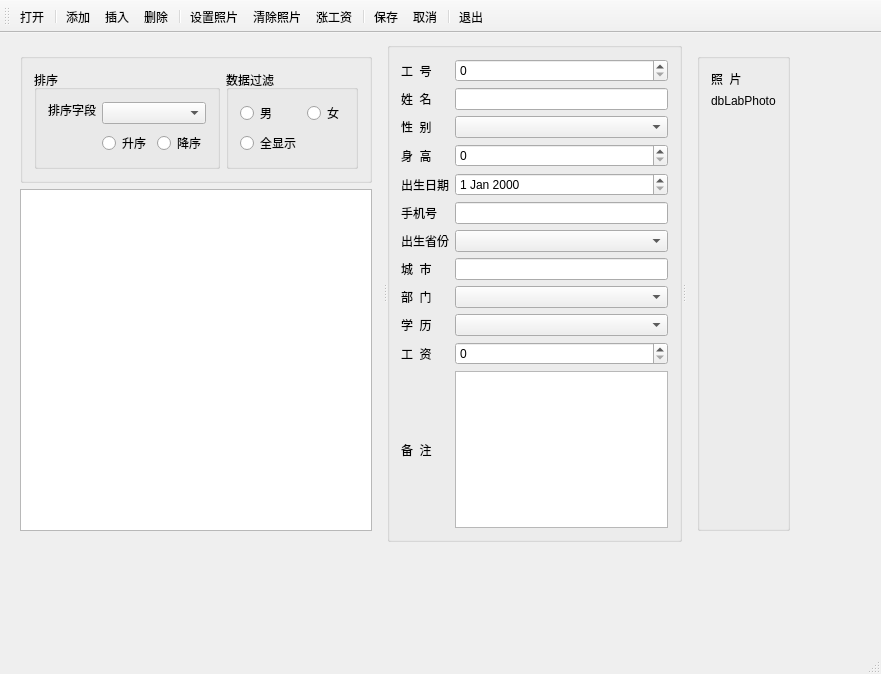
<?xml version="1.0" encoding="UTF-8"?>
<ui version="4.0">
 <class>MainWindow</class>
 <widget class="QMainWindow" name="MainWindow">
  <property name="geometry">
   <rect>
    <x>0</x>
    <y>0</y>
    <width>881</width>
    <height>674</height>
   </rect>
  </property>
  <property name="windowTitle">
   <string>MainWindow</string>
  </property>
  <widget class="QWidget" name="centralWidget">
   <widget class="QSplitter" name="splitter">
    <property name="geometry">
     <rect>
      <x>9</x>
      <y>9</y>
      <width>792</width>
      <height>500</height>
     </rect>
    </property>
    <property name="orientation">
     <enum>Qt::Horizontal</enum>
    </property>
    <widget class="QWidget" name="verticalLayoutWidget">
     <layout class="QVBoxLayout" name="verticalLayout">
      <item>
       <widget class="QGroupBox" name="groupBox">
        <property name="title">
         <string/>
        </property>
        <layout class="QHBoxLayout" name="horizontalLayout">
         <item>
          <widget class="QGroupBox" name="groupBoxSort">
           <property name="title">
            <string>排序</string>
           </property>
           <layout class="QGridLayout" name="gridLayout">
            <item row="0" column="0">
             <widget class="QLabel" name="label">
              <property name="text">
               <string>排序字段</string>
              </property>
             </widget>
            </item>
            <item row="0" column="1" rowspan="2" colspan="2">
             <widget class="QComboBox" name="comboFields"/>
            </item>
            <item row="1" column="0" rowspan="2">
             <spacer name="horizontalSpacer">
              <property name="orientation">
               <enum>Qt::Horizontal</enum>
              </property>
              <property name="sizeHint" stdset="0">
               <size>
                <width>45</width>
                <height>20</height>
               </size>
              </property>
             </spacer>
            </item>
            <item row="2" column="1">
             <widget class="QRadioButton" name="radioBtnAscend">
              <property name="text">
               <string>升序</string>
              </property>
             </widget>
            </item>
            <item row="2" column="2">
             <widget class="QRadioButton" name="radioBtnDescend">
              <property name="text">
               <string>降序</string>
              </property>
             </widget>
            </item>
           </layout>
          </widget>
         </item>
         <item>
          <widget class="QGroupBox" name="groupBoxFilter">
           <property name="title">
            <string>数据过滤</string>
           </property>
           <layout class="QFormLayout" name="formLayout">
            <item row="0" column="0">
             <widget class="QRadioButton" name="radioBtnMan">
              <property name="text">
               <string>男</string>
              </property>
             </widget>
            </item>
            <item row="0" column="1">
             <widget class="QRadioButton" name="radioBtnWoman">
              <property name="text">
               <string>女</string>
              </property>
             </widget>
            </item>
            <item row="1" column="0">
             <widget class="QRadioButton" name="radioBtnBoth">
              <property name="text">
               <string>全显示</string>
              </property>
             </widget>
            </item>
            <item row="1" column="1">
             <spacer name="horizontalSpacer_2">
              <property name="orientation">
               <enum>Qt::Horizontal</enum>
              </property>
              <property name="sizeHint" stdset="0">
               <size>
                <width>45</width>
                <height>20</height>
               </size>
              </property>
             </spacer>
            </item>
           </layout>
          </widget>
         </item>
        </layout>
       </widget>
      </item>
      <item>
       <widget class="QTableView" name="tableView"/>
      </item>
     </layout>
    </widget>
    <widget class="QGroupBox" name="groupBox_2">
     <property name="title">
      <string/>
     </property>
     <layout class="QHBoxLayout" name="horizontalLayout_2">
      <item>
       <layout class="QGridLayout" name="gridLayout_2">
        <item row="1" column="0">
         <widget class="QLabel" name="label_3">
          <property name="text">
           <string>姓  名</string>
          </property>
         </widget>
        </item>
        <item row="0" column="0">
         <widget class="QLabel" name="label_2">
          <property name="text">
           <string>工  号</string>
          </property>
         </widget>
        </item>
        <item row="7" column="0">
         <widget class="QLabel" name="label_9">
          <property name="text">
           <string>城  市</string>
          </property>
         </widget>
        </item>
        <item row="10" column="0">
         <widget class="QLabel" name="label_12">
          <property name="text">
           <string>工  资</string>
          </property>
         </widget>
        </item>
        <item row="4" column="0">
         <widget class="QLabel" name="label_6">
          <property name="text">
           <string>出生日期</string>
          </property>
         </widget>
        </item>
        <item row="8" column="0">
         <widget class="QLabel" name="label_10">
          <property name="text">
           <string>部  门</string>
          </property>
         </widget>
        </item>
        <item row="1" column="1">
         <widget class="QLineEdit" name="dbEditName"/>
        </item>
        <item row="2" column="0">
         <widget class="QLabel" name="label_4">
          <property name="text">
           <string>性  别</string>
          </property>
         </widget>
        </item>
        <item row="6" column="0">
         <widget class="QLabel" name="label_8">
          <property name="text">
           <string>出生省份</string>
          </property>
         </widget>
        </item>
        <item row="0" column="1">
         <widget class="QSpinBox" name="dbSpinEmpNo"/>
        </item>
        <item row="5" column="0">
         <widget class="QLabel" name="label_7">
          <property name="text">
           <string>手机号</string>
          </property>
         </widget>
        </item>
        <item row="3" column="0">
         <widget class="QLabel" name="label_5">
          <property name="text">
           <string>身  高</string>
          </property>
         </widget>
        </item>
        <item row="9" column="0">
         <widget class="QLabel" name="label_11">
          <property name="text">
           <string>学  历</string>
          </property>
         </widget>
        </item>
        <item row="11" column="0">
         <widget class="QLabel" name="label_13">
          <property name="text">
           <string>备  注</string>
          </property>
         </widget>
        </item>
        <item row="2" column="1">
         <widget class="QComboBox" name="dbComboSex"/>
        </item>
        <item row="4" column="1">
         <widget class="QDateEdit" name="dbEditBirth"/>
        </item>
        <item row="3" column="1">
         <widget class="QSpinBox" name="dbSpinHeight"/>
        </item>
        <item row="5" column="1">
         <widget class="QLineEdit" name="dbEditMobile"/>
        </item>
        <item row="6" column="1">
         <widget class="QComboBox" name="dbComboProvince"/>
        </item>
        <item row="7" column="1">
         <widget class="QLineEdit" name="dbEditCity"/>
        </item>
        <item row="8" column="1">
         <widget class="QComboBox" name="dbComboDep"/>
        </item>
        <item row="9" column="1">
         <widget class="QComboBox" name="dbComboEdu"/>
        </item>
        <item row="10" column="1">
         <widget class="QSpinBox" name="dbSpinSalary"/>
        </item>
        <item row="11" column="1">
         <widget class="QPlainTextEdit" name="dbEditMemo"/>
        </item>
       </layout>
      </item>
     </layout>
    </widget>
    <widget class="QWidget" name="">
     <layout class="QVBoxLayout" name="verticalLayout_2">
      <item>
       <widget class="QGroupBox" name="groupBox_3">
        <property name="title">
         <string/>
        </property>
        <layout class="QVBoxLayout" name="verticalLayout_3">
         <item>
          <widget class="QLabel" name="label_14">
           <property name="text">
            <string>照  片</string>
           </property>
          </widget>
         </item>
         <item>
          <widget class="QLabel" name="dbLabPhoto">
           <property name="text">
            <string>dbLabPhoto</string>
           </property>
          </widget>
         </item>
         <item>
          <spacer name="verticalSpacer">
           <property name="orientation">
            <enum>Qt::Vertical</enum>
           </property>
           <property name="sizeHint" stdset="0">
            <size>
             <width>20</width>
             <height>40</height>
            </size>
           </property>
          </spacer>
         </item>
        </layout>
       </widget>
      </item>
     </layout>
    </widget>
   </widget>
  </widget>
  <widget class="QMenuBar" name="menuBar">
   <property name="geometry">
    <rect>
     <x>0</x>
     <y>0</y>
     <width>881</width>
     <height>23</height>
    </rect>
   </property>
  </widget>
  <widget class="QToolBar" name="mainToolBar">
   <property name="toolButtonStyle">
    <enum>Qt::ToolButtonTextUnderIcon</enum>
   </property>
   <attribute name="toolBarArea">
    <enum>TopToolBarArea</enum>
   </attribute>
   <attribute name="toolBarBreak">
    <bool>false</bool>
   </attribute>
   <addaction name="actOpenDB"/>
   <addaction name="separator"/>
   <addaction name="actRecAppend"/>
   <addaction name="actRecInsert"/>
   <addaction name="actRecDelete"/>
   <addaction name="separator"/>
   <addaction name="actPhoto"/>
   <addaction name="actPhotoClear"/>
   <addaction name="actScan"/>
   <addaction name="separator"/>
   <addaction name="actSubmit"/>
   <addaction name="actRevert"/>
   <addaction name="separator"/>
   <addaction name="actQuit"/>
  </widget>
  <widget class="QStatusBar" name="statusBar"/>
  <action name="actOpenDB">
   <property name="icon">
    <iconset resource="res.qrc">
     <normaloff>:/image/images/open3.bmp</normaloff>:/image/images/open3.bmp</iconset>
   </property>
   <property name="text">
    <string>打开</string>
   </property>
   <property name="toolTip">
    <string>打开数据库</string>
   </property>
  </action>
  <action name="actQuit">
   <property name="icon">
    <iconset resource="res.qrc">
     <normaloff>:/image/images/exit.bmp</normaloff>:/image/images/exit.bmp</iconset>
   </property>
   <property name="text">
    <string>退出</string>
   </property>
   <property name="toolTip">
    <string>退出</string>
   </property>
  </action>
  <action name="actRecAppend">
   <property name="icon">
    <iconset resource="res.qrc">
     <normaloff>:/image/images/316.bmp</normaloff>:/image/images/316.bmp</iconset>
   </property>
   <property name="text">
    <string>添加</string>
   </property>
   <property name="toolTip">
    <string>添加记录</string>
   </property>
  </action>
  <action name="actRecInsert">
   <property name="icon">
    <iconset resource="res.qrc">
     <normaloff>:/image/images/306.bmp</normaloff>:/image/images/306.bmp</iconset>
   </property>
   <property name="text">
    <string>插入</string>
   </property>
   <property name="toolTip">
    <string>插入记录</string>
   </property>
  </action>
  <action name="actSubmit">
   <property name="icon">
    <iconset resource="res.qrc">
     <normaloff>:/image/images/save1.bmp</normaloff>:/image/images/save1.bmp</iconset>
   </property>
   <property name="text">
    <string>保存</string>
   </property>
   <property name="toolTip">
    <string>保存修改</string>
   </property>
  </action>
  <action name="actRevert">
   <property name="icon">
    <iconset resource="res.qrc">
     <normaloff>:/image/images/ubdo.bmp</normaloff>:/image/images/ubdo.bmp</iconset>
   </property>
   <property name="text">
    <string>取消</string>
   </property>
   <property name="toolTip">
    <string>取消修改</string>
   </property>
  </action>
  <action name="actRecDelete">
   <property name="icon">
    <iconset resource="res.qrc">
     <normaloff>:/image/images/delete1.bmp</normaloff>:/image/images/delete1.bmp</iconset>
   </property>
   <property name="text">
    <string>删除</string>
   </property>
   <property name="toolTip">
    <string>删除记录</string>
   </property>
  </action>
  <action name="actPhoto">
   <property name="icon">
    <iconset resource="res.qrc">
     <normaloff>:/image/images/00.JPG</normaloff>:/image/images/00.JPG</iconset>
   </property>
   <property name="text">
    <string>设置照片</string>
   </property>
   <property name="toolTip">
    <string>设置照片</string>
   </property>
  </action>
  <action name="actPhotoClear">
   <property name="icon">
    <iconset resource="res.qrc">
     <normaloff>:/image/images/103.bmp</normaloff>:/image/images/103.bmp</iconset>
   </property>
   <property name="text">
    <string>清除照片</string>
   </property>
   <property name="toolTip">
    <string>清除照片</string>
   </property>
  </action>
  <action name="actScan">
   <property name="icon">
    <iconset resource="res.qrc">
     <normaloff>:/image/images/up.bmp</normaloff>:/image/images/up.bmp</iconset>
   </property>
   <property name="text">
    <string>涨工资</string>
   </property>
   <property name="toolTip">
    <string>涨工资</string>
   </property>
  </action>
 </widget>
 <layoutdefault spacing="6" margin="11"/>
 <resources>
  <include location="res.qrc"/>
 </resources>
 <connections/>
</ui>
